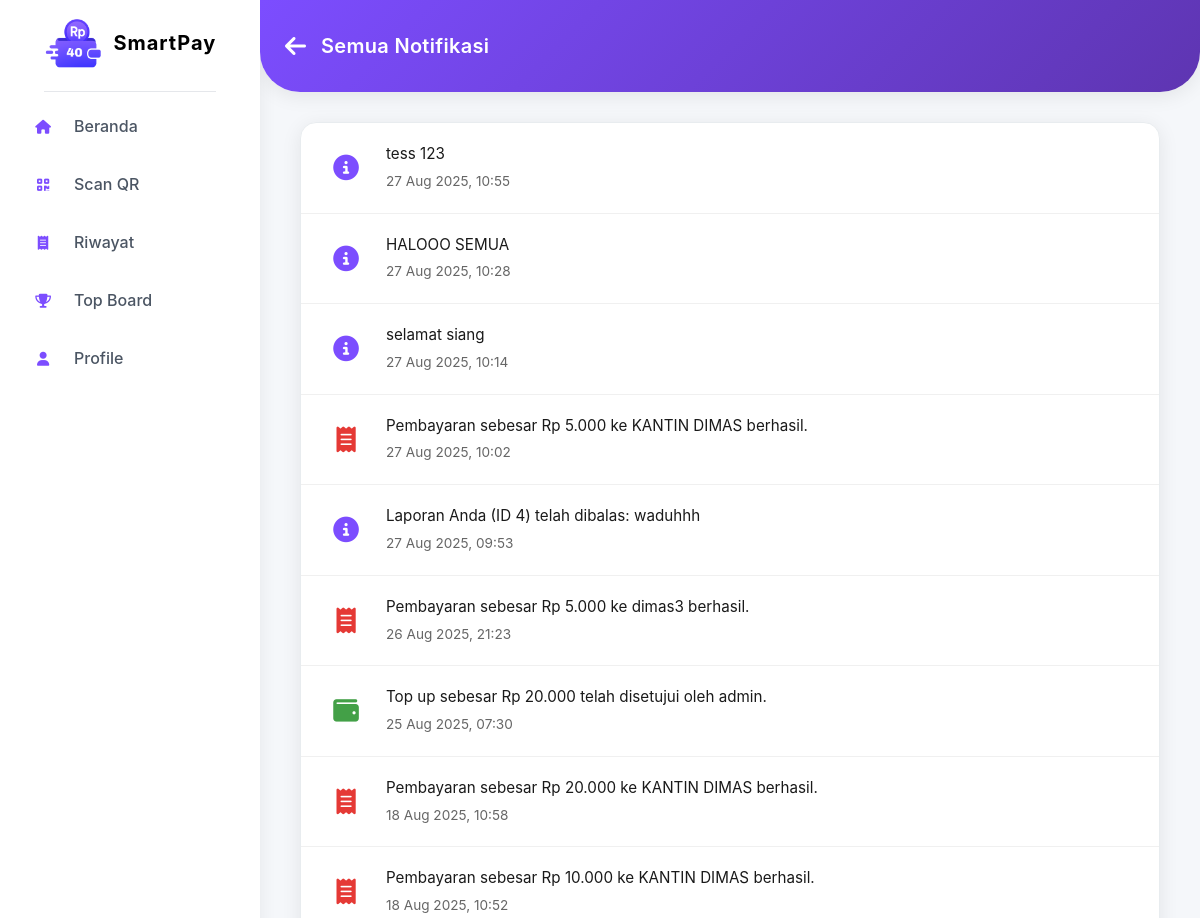
The page /detail_notif (signed in, upper part) on the database as committed earlier.
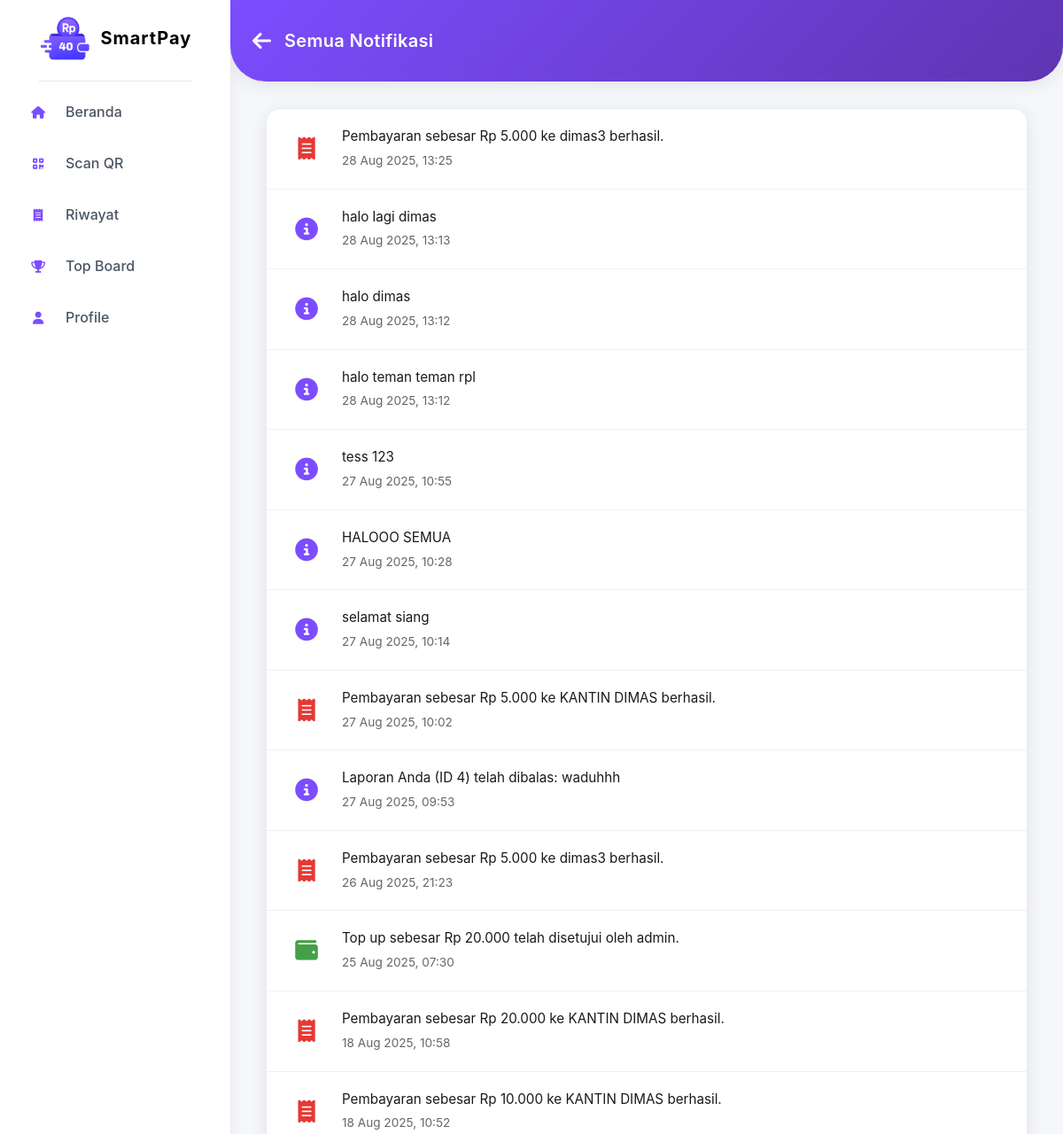
The same page on the database as committed later.
### app.py (models this page shows, shortened)
class Notification(db.Model):
    id = db.Column(db.Integer, primary_key=True)
    user_id = db.Column(db.Integer, db.ForeignKey(
        'user.id'), nullable=False, index=True)  # Penerima notif
    message = db.Column(db.String(255), nullable=False)  # Isi pesan notifikasi
    timestamp = db.Column(db.DateTime, nullable=False,
                          default=datetime.utcnow, index=True)  # Waktu notif dibuat
    is_read = db.Column(db.Boolean, nullable=False, default=False)
    related_link = db.Column(db.String(200), nullable=True)
    image_filename = db.Column(db.String(200), nullable=True)
    is_broadcast = db.Column(db.Boolean, nullable=False, default=False)
    user = db.relationship('User', backref=db.backref(
        'notifications', lazy='dynamic', order_by='Notification.timestamp.desc()'))

### app.py (the view)
@app.route('/detail_notif')
@login_required
def detail_notif():
    if current_user.role != 'siswa':
        flash("Halaman ini hanya untuk siswa.", "danger")
        return redirect(url_for('dashboard'))
    all_notifications = current_user.notifications.all()
    return render_template('/siswa/detail_notif.html', notifications=all_notifications, active_page='detail_notif')

### app.py (called while the page is built)
def format_wib(dt, fmt='%d %b %Y, %H:%M'):
    if not dt:
        return ''
    if dt.tzinfo is None:
        try:
            dt = utc_tz.localize(dt)
        except Exception:
            dt = dt.replace(tzinfo=utc_tz)
    dt_wib = dt.astimezone(wib_tz)
    return dt_wib.strftime(fmt)

@login_manager.user_loader
def load_user(user_id):
    return User.query.get(int(user_id))

def get_app_config():
    cfg = AppConfig.query.first()
    if not cfg:
        cfg = AppConfig(app_locked=False, lock_message='Belum jam istirahat')
        db.session.add(cfg)
        db.session.commit()
    return cfg

@app.context_processor
def inject_app_lock():
    cfg = None
    try:
        cfg = get_app_config()
    except Exception:
        cfg = None
    return {
        'app_locked': cfg.app_locked if cfg else False,
        'app_lock_message': cfg.lock_message if cfg else 'Layanan terkunci'
    }

@app.context_processor
def inject_app_lock_status():
    try:
        cfg = get_app_config()
    except Exception:
        cfg = None
    user = current_user if current_user and getattr(current_user, 'is_authenticated', False) else None
    return {
        'app_locked': bool(is_user_locked(cfg, user)),
        'app_global_locked': bool(getattr(cfg, 'app_locked', False)),
        'app_lock_message': getattr(cfg, 'lock_message', 'Aplikasi sedang dikunci oleh admin') if cfg else 'Aplikasi sedang dikunci'
    }

@app.context_processor
def inject_now():
    return {'now': datetime.utcnow()}

### templates/siswa/detail_notif.html (shortened to what this page needs)
{% extends 'base_siswa.html' %}
{% block content %}
<!DOCTYPE html>
<html lang="id">
<head>
    <link rel="stylesheet" href="https://cdnjs.cloudflare.com/ajax/libs/font-awesome/6.4.0/css/all.min.css">
</head>
<body>
    <div class="page-header">
        <a href="{{ url_for('dashboard') }}" class="back-link" title="Kembali"><i class="fas fa-arrow-left"></i></a>
        <h1>Semua Notifikasi</h1>
    </div>
    <div class="container">
        {% if notifications %}
            <ul class="notification-list-full">
                {% for notif in notifications %}
                    <li class="notif-item {% if not notif.is_read %}unread{% endif %}">
                        <div class="notif-icon {% if 'Pembayaran' in notif.message %}payment{% elif 'Top up' in notif.message %}topup{% endif %}">
                            {% if 'Pembayaran' in notif.message %} <i class="fas fa-receipt"></i>
                            {% elif 'Top up' in notif.message %} <i class="fas fa-wallet"></i>
                            {% else %} <i class="fas fa-info-circle"></i>
                            {% endif %}
                        </div>
                        <div class="notif-content">
                            <p class="notif-message">{{ notif.message }}</p>
                            <small class="notif-time">{{ notif.timestamp | wib }}</small>
                        </div>
                    </li>
                {% endfor %}
            </ul>
        {% else %}
            <p class="no-notifications">Anda belum memiliki notifikasi.</p>
        {% endif %}
    </div>
</body>
</html>
{% endblock %}

### templates/base_siswa.html (shortened to what this page needs)
<link rel="stylesheet" href="https://cdnjs.cloudflare.com/ajax/libs/font-awesome/5.15.4/css/all.min.css">
<link rel="stylesheet" href="{{ url_for('static', filename='css/tailwind.output.css') }}">
<aside class="w-[260px] bg-white h-dvh fixed left-0 top-0 p-4 shadow-[3px_0_15px_rgba(0,0,0,0.05)] flex flex-col z-[100] hidden md:flex">
    <div title="beranda" class="text-left mb-2 pb-5 border-b border-gray-200 mx-auto">
        <a href="{{ url_for('dashboard') }}" class="flex items-center gap-2 no-underline">
            <img src="{{ url_for('static', filename='images/hanya_logo.png') }}" alt="DimasCash Logo" class="max-h-[55px]">
            <span class="text-xl font-bold text-black tracking-wider">SmartPay</span>
        </a>
    </div>
    <nav>
        <ul class="list-none p-0 m-0">
            <li>
                <a title="Dashboard" href="{{ url_for('dashboard') }}"
                   class="flex items-center p-3 mb-1 rounded-lg font-medium transition-all duration-200
                   {% if active_page == 'dashboard' %}bg-[#7c4dff] text-white{% else %}text-gray-600 hover:bg-[#7c4dff] hover:text-white{% endif %}">
                    <span class="w-[30px] h-[30px] flex justify-center items-center rounded-lg mr-4 text-sm
                        bg-white text-[#7c4dff]">
                        <i class="fas fa-home"></i>
                    </span>
                    <span class="flex-grow">{% if active_page == 'dashboard' %}<span class="text-white">Beranda</span>{% else %}Beranda{% endif %}</span>
                </a>
            </li>
            <li>
                <a title="Scan QR" href="{{ url_for('pay_vendor') }}"
                   class="flex items-center p-3 mb-1 rounded-lg font-medium transition-all duration-200
                   {% if active_page == 'pay_vendor' %}bg-[#7c4dff] text-white{% else %}text-gray-600 hover:bg-[#7c4dff] hover:text-white{% endif %}">
                    <span class="w-[30px] h-[30px] flex justify-center items-center rounded-lg mr-4 text-sm
                        bg-white text-[#7c4dff]">
                        <i class="fas fa-qrcode"></i>
                    </span>
                    <span class="flex-grow">{% if active_page == 'pay_vendor' %}<span class="text-white">Scan QR</span>{% else %}Scan QR{% endif %}</span>
                </a>
            </li>
            <li>
                <a title="Riwayat" href="{{ url_for('riwayat_siswa') }}"
                   class="flex items-center p-3 mb-1 rounded-lg font-medium transition-all duration-200
                   {% if active_page == 'riwayat_siswa' %}bg-[#7c4dff] text-white{% else %}text-gray-600 hover:bg-[#7c4dff] hover:text-white{% endif %}">
                    <span class="w-[30px] h-[30px] flex justify-center items-center rounded-lg mr-4 text-sm
                        bg-white text-[#7c4dff]">
                        <i class="fas fa-receipt"></i>
                    </span>
                    <span class="flex-grow">{% if active_page == 'riwayat_siswa' %}<span class="text-white">Riwayat</span>{% else %}Riwayat{% endif %}</span>
                </a>
            </li>
            <li>
                <a title="Top Board" href="{{ url_for('top_board') }}"
                   class="flex items-center p-3 mb-1 rounded-lg font-medium transition-all duration-200
                   {% if active_page == 'top_board' %}bg-[#7c4dff] text-white{% else %}text-gray-600 hover:bg-[#7c4dff] hover:text-white{% endif %}">
                    <span class="w-[30px] h-[30px] flex justify-center items-center rounded-lg mr-4 text-sm
                        bg-white text-[#7c4dff]">
                        <i class="fas fa-trophy"></i>
                    </span>
                    <span class="flex-grow">{% if active_page == 'top_board' %}<span class="text-white">Top Board</span>{% else %}Top Board{% endif %}</span>
                </a>
            </li>
            <li>
                <a title="Profile" href="{{ url_for('profile') }}"
                   class="flex items-center p-3 mb-1 rounded-lg font-medium transition-all duration-200
                   {% if active_page == 'profile' %}bg-[#7c4dff] text-white{% else %}text-gray-600 hover:bg-[#7c4dff] hover:text-white{% endif %}">
                    <span class="w-[30px] h-[30px] flex justify-center items-center rounded-lg mr-4 text-sm
                        bg-white text-[#7c4dff]">
                        <i class="fas fa-user"></i>
                    </span>
                    <span class="flex-grow">{% if active_page == 'profile' %}<span class="text-white">Profile</span>{% else %}Profile{% endif %}</span>
                </a>
            </li>
        </ul>
    </nav>
</aside>
<div class="md:ml-[260px] p-0 md:w-[calc(100%-260px)] w-full h-screen overflow-y-auto top-0 pb-[70px] md:pb-0">
    {% block content %}{% endblock %}
</div>

### templates/siswa/detail_notif.html (style rules this page uses)
:root { --primary-color: #7c4dff; --primary-dark: #5e35b1; --primary-light: #ede7f6; --text-dark: #1a1a1a; --text-light: #666; --background: #f5f7fa; --white: #ffffff; --shadow: 0 4px 20px rgba(0, 0, 0, 0.08); --shadow-light: 0 2px 10px rgba(0, 0, 0, 0.05); }
* { margin: 0; padding: 0; box-sizing: border-box; font-family: 'Inter', -apple-system, BlinkMacSystemFont, sans-serif; }
body { background: var(--background); color: var(--text-dark); line-height: 1.6; padding-bottom: 20px; }
.page-header { background: linear-gradient(135deg, var(--primary-color) 0%, var(--primary-dark) 100%); color: var(--white); padding: 30px 25px; display: flex; align-items: center; box-shadow: var(--shadow); border-radius: 0 0 40px 40px; position: sticky; top: 0; z-index: 1000; }
.page-header a.back-link { color: var(--white); text-decoration: none; font-size: 1.5em; margin-right: 15px; transition: transform 0.3s ease, opacity 0.3s ease; }
.page-header h1 { font-size: 1.25em; font-weight: 600; margin: 0; letter-spacing: 0.3px; }
.container { max-width: 900px; margin: 30px auto; padding: 0 20px; animation: slideIn 0.5s ease forwards; }
.notification-list-full { list-style: none; padding: 0; background: var(--white); border-radius: 16px; box-shadow: var(--shadow); border: 1px solid #e8ecef; overflow: hidden; transition: transform 0.3s ease; }
.notification-list-full li { display: flex; align-items: center; gap: 20px; padding: 20px 25px; border-bottom: 1px solid #f0f0f0; transition: background 0.2s ease; }
.notification-list-full .notif-icon { font-size: 1.6em; width: 40px; text-align: center; color: var(--primary-color); }
.notification-list-full .notif-icon.payment { color: #e53935; }
.notification-list-full .notif-icon.topup { color: #43a047; }
.notification-list-full .notif-content { flex-grow: 1; }
.notif-message { margin: 0 0 5px 0; font-size: 0.95em; color: var(--text-dark); line-height: 1.5; }
.notif-time { font-size: 0.85em; color: var(--text-light); }

Rows that differ between the two databases and show on the page:
added Notification: message "Pembayaran sebesar Rp 5.000 ke dimas3 berhasil.", timestamp|wib "28 Aug 2025, 13:25"
added Notification: message "halo lagi dimas", timestamp|wib "28 Aug 2025, 13:13"
added Notification: message "halo dimas", timestamp|wib "28 Aug 2025, 13:12"
added Notification: message "halo teman teman rpl", timestamp|wib "28 Aug 2025, 13:12"
